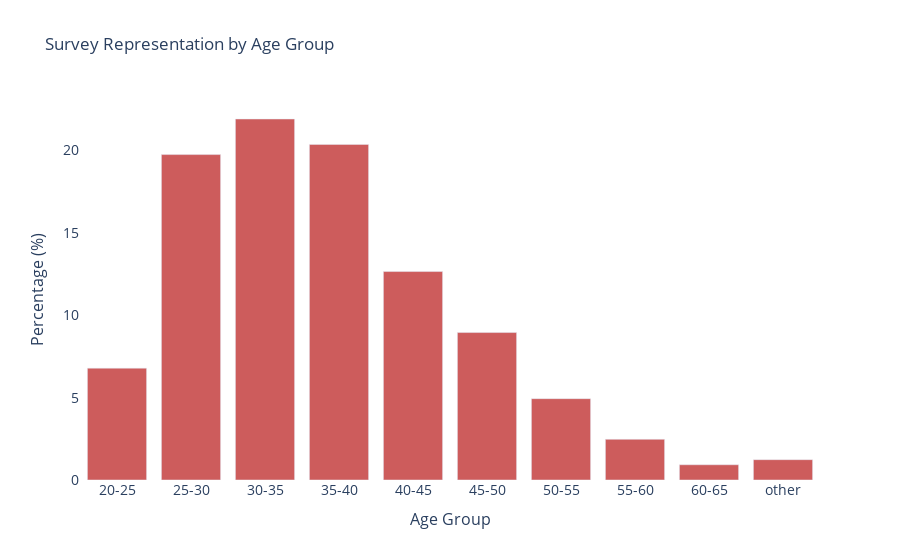

Notebook cell for this chart:
### Code cell
import plotly.graph_objects as go

fig = go.Figure(data=[
    go.Bar(x=age_groups_df['age_group'], 
           y=age_groups_df['perc']*100,
           ),
])
# Change the bar mode
fig.update_layout(barmode='group',
                  xaxis=dict(
                        title='Age Group',
                        titlefont_size=16,
                        tickfont_size=14,
                    ),
                  yaxis=dict(
                        title='Percentage (%)',
                        titlefont_size=16,
                        tickfont_size=14,
                    ),                 
                 )

fig.update(layout_title_text='Survey Representation by Age Group',
           layout_showlegend=False,
           layout_plot_bgcolor='white')

fig.update_traces(marker_color='indianred')

fig.show()

### Figure 1 — Plotly figure (JSON) as saved in the notebook; plotly's stock layout.template omitted (floating-point values rounded to 4 significant figures)
{"data": [{"marker": {"color": "indianred"}, "type": "bar", "x": ["20-25", "25-30", "30-35", "35-40", "40-45", "45-50", "50-55", "55-60", "60-65", "other"], "y": [6.79, 19.75, 21.91, 20.37, 12.65, 8.951, 4.938, 2.469, 0.9259, 1.235]}], "layout": {"autosize": true, "barmode": "group", "plot_bgcolor": "white", "showlegend": false, "title": {"text": "Survey Representation by Age Group"}, "xaxis": {"autorange": true, "range": [-0.5, 9.5], "tickfont": {"size": 14}, "title": {"font": {"size": 16}, "text": "Age Group"}, "type": "category"}, "yaxis": {"autorange": true, "range": [0, 23.07], "tickfont": {"size": 14}, "title": {"font": {"size": 16}, "text": "Percentage (%)"}, "type": "linear"}}}
